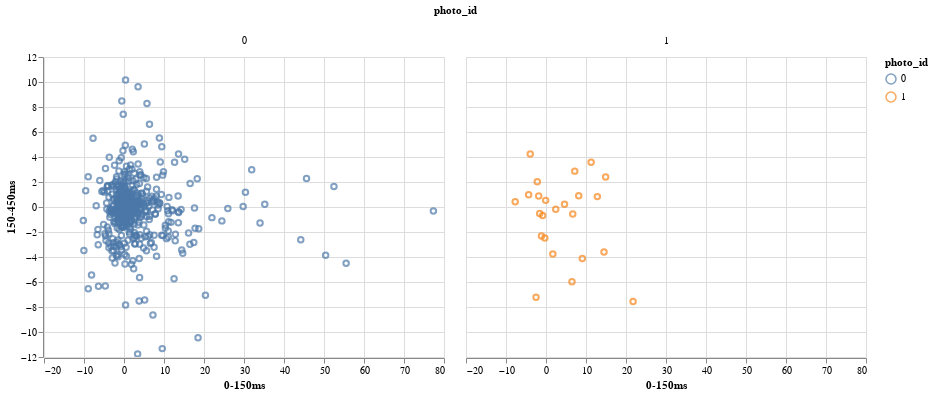

The notebook cell saved with this chart:
### Code cell
alt.Chart(data).mark_point().encode(
    x='0-150ms',
    y='150-450ms',
    color='photo_id:N',
).facet(column='photo_id:N').interactive()

### Figure 1 — Vega-Lite specification as saved in the notebook (floating-point values rounded to 4 significant figures; data arrays with more than 128 entries replaced by an {"elided": "..."} marker saying what was removed)
{"$schema": "https://vega.github.io/schema/vega-lite/v2.json", "config": {"view": {"height": 300, "width": 400}}, "data": {"values": {"elided": "629 records"}}, "facet": {"column": {"field": "photo_id", "type": "nominal"}}, "spec": {"encoding": {"color": {"field": "photo_id", "type": "nominal"}, "x": {"field": "0-150ms", "type": "quantitative"}, "y": {"field": "150-450ms", "type": "quantitative"}}, "mark": "point", "selection": {"selector002": {"bind": "scales", "encodings": ["x", "y"], "mark": {"fill": "#333", "fillOpacity": 0.125, "stroke": "white"}, "on": "[mousedown, window:mouseup] > window:mousemove!", "resolve": "global", "translate": "[mousedown, window:mouseup] > window:mousemove!", "type": "interval", "zoom": "wheel!"}}}}
